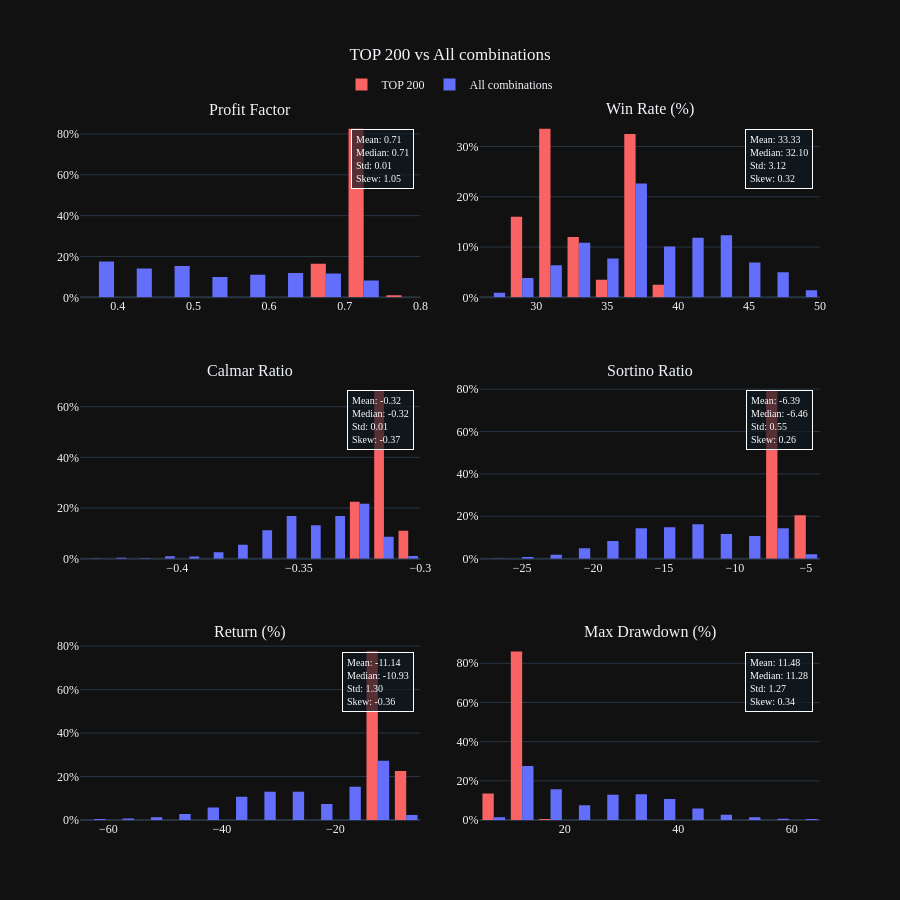

Notebook cell for this chart:
### Markdown cell above
## Combinations compare for TOP 200 vs All combinations

### Code cell
SORT_BY = "profit_factor"

def get_query(limit = True):
    return f"""
        SELECT *
        FROM {TABLE_NAME}
        ORDER BY {SORT_BY} DESC
        {f'LIMIT {TOP_N}' if limit else ''}
    """

top_df = pd.read_sql_query(get_query(), conn)
all_df = pd.read_sql_query(get_query(limit = False), conn)

print(f"Top {TOP_N} combinations")
display(top_df)

combinations_compare_visualizer(
  first_data=top_df,
  second_data=all_df,
  chart_title=f"TOP {TOP_N} vs All combinations",
  first_name="TOP 200",
  second_name="All combinations"
)

### Figure 1 — Plotly figure (JSON) as saved in the notebook; plotly's stock layout.template omitted (floating-point values rounded to 4 significant figures; data arrays with more than 128 entries replaced by an {"elided": "..."} marker saying what was removed)
{"data": [{"histnorm": "percent", "hovertemplate": "Profit Factor: %{x:.2f}<br>Percent: %{y:.1f}%<extra></extra>", "legendgroup": "first", "marker": {"color": "#fa6363"}, "name": "TOP 200", "nbinsx": 15, "showlegend": true, "type": "histogram", "x": {"elided": "200 float values"}, "xaxis": "x", "yaxis": "y"}, {"histnorm": "percent", "hovertemplate": "Profit Factor: %{x:.2f}<br>Percent: %{y:.1f}%<extra></extra>", "legendgroup": "second", "marker": {"color": "#636efa"}, "name": "All combinations", "nbinsx": 15, "showlegend": true, "type": "histogram", "x": {"elided": "2000 float values"}, "xaxis": "x", "yaxis": "y"}, {"histnorm": "percent", "hovertemplate": "Win Rate (%): %{x:.2f}<br>Percent: %{y:.1f}%<extra></extra>", "legendgroup": "first", "marker": {"color": "#fa6363"}, "name": "TOP 200", "nbinsx": 15, "showlegend": false, "type": "histogram", "x": {"elided": "200 float values"}, "xaxis": "x2", "yaxis": "y2"}, {"histnorm": "percent", "hovertemplate": "Win Rate (%): %{x:.2f}<br>Percent: %{y:.1f}%<extra></extra>", "legendgroup": "second", "marker": {"color": "#636efa"}, "name": "All combinations", "nbinsx": 15, "showlegend": false, "type": "histogram", "x": {"elided": "2000 float values"}, "xaxis": "x2", "yaxis": "y2"}, {"histnorm": "percent", "hovertemplate": "Calmar Ratio: %{x:.2f}<br>Percent: %{y:.1f}%<extra></extra>", "legendgroup": "first", "marker": {"color": "#fa6363"}, "name": "TOP 200", "nbinsx": 15, "showlegend": false, "type": "histogram", "x": {"elided": "200 float values"}, "xaxis": "x3", "yaxis": "y3"}, {"histnorm": "percent", "hovertemplate": "Calmar Ratio: %{x:.2f}<br>Percent: %{y:.1f}%<extra></extra>", "legendgroup": "second", "marker": {"color": "#636efa"}, "name": "All combinations", "nbinsx": 15, "showlegend": false, "type": "histogram", "x": {"elided": "2000 float values"}, "xaxis": "x3", "yaxis": "y3"}, {"histnorm": "percent", "hovertemplate": "Sortino Ratio: %{x:.2f}<br>Percent: %{y:.1f}%<extra></extra>", "legendgroup": "first", "marker": {"color": "#fa6363"}, "name": "TOP 200", "nbinsx": 15, "showlegend": false, "type": "histogram", "x": {"elided": "200 float values"}, "xaxis": "x4", "yaxis": "y4"}, {"histnorm": "percent", "hovertemplate": "Sortino Ratio: %{x:.2f}<br>Percent: %{y:.1f}%<extra></extra>", "legendgroup": "second", "marker": {"color": "#636efa"}, "name": "All combinations", "nbinsx": 15, "showlegend": false, "type": "histogram", "x": {"elided": "2000 float values"}, "xaxis": "x4", "yaxis": "y4"}, {"histnorm": "percent", "hovertemplate": "Return (%): %{x:.2f}<br>Percent: %{y:.1f}%<extra></extra>", "legendgroup": "first", "marker": {"color": "#fa6363"}, "name": "TOP 200", "nbinsx": 15, "showlegend": false, "type": "histogram", "x": {"elided": "200 float values"}, "xaxis": "x5", "yaxis": "y5"}, {"histnorm": "percent", "hovertemplate": "Return (%): %{x:.2f}<br>Percent: %{y:.1f}%<extra></extra>", "legendgroup": "second", "marker": {"color": "#636efa"}, "name": "All combinations", "nbinsx": 15, "showlegend": false, "type": "histogram", "x": {"elided": "2000 float values"}, "xaxis": "x5", "yaxis": "y5"}, {"histnorm": "percent", "hovertemplate": "Max Drawdown (%): %{x:.2f}<br>Percent: %{y:.1f}%<extra></extra>", "legendgroup": "first", "marker": {"color": "#fa6363"}, "name": "TOP 200", "nbinsx": 15, "showlegend": false, "type": "histogram", "x": {"elided": "200 float values"}, "xaxis": "x6", "yaxis": "y6"}, {"histnorm": "percent", "hovertemplate": "Max Drawdown (%): %{x:.2f}<br>Percent: %{y:.1f}%<extra></extra>", "legendgroup": "second", "marker": {"color": "#636efa"}, "name": "All combinations", "nbinsx": 15, "showlegend": false, "type": "histogram", "x": {"elided": "2000 float values"}, "xaxis": "x6", "yaxis": "y6"}], "layout": {"annotations": [{"font": {"size": 16}, "showarrow": false, "text": "Profit Factor", "x": 0.23, "xanchor": "center", "xref": "paper", "y": 1, "yanchor": "bottom", "yref": "paper"}, {"font": {"size": 16}, "showarrow": false, "text": "Win Rate (%)", "x": 0.77, "xanchor": "center", "xref": "paper", "y": 1, "yanchor": "bottom", "yref": "paper"}, {"font": {"size": 16}, "showarrow": false, "text": "Calmar Ratio", "x": 0.23, "xanchor": "center", "xref": "paper", "y": 0.6267, "yanchor": "bottom", "yref": "paper"}, {"font": {"size": 16}, "showarrow": false, "text": "Sortino Ratio", "x": 0.77, "xanchor": "center", "xref": "paper", "y": 0.6267, "yanchor": "bottom", "yref": "paper"}, {"font": {"size": 16}, "showarrow": false, "text": "Return (%)", "x": 0.23, "xanchor": "center", "xref": "paper", "y": 0.2533, "yanchor": "bottom", "yref": "paper"}, {"font": {"size": 16}, "showarrow": false, "text": "Max Drawdown (%)", "x": 0.77, "xanchor": "center", "xref": "paper", "y": 0.2533, "yanchor": "bottom", "yref": "paper"}, {"align": "left", "bgcolor": "rgba(17, 27, 33, 0.7)", "bordercolor": "white", "borderpad": 4, "borderwidth": 1, "font": {"color": "white", "size": 10}, "showarrow": false, "text": "Mean: 0.71<br>Median: 0.71<br>Std: 0.01<br>Skew: 1.05", "x": 0.98, "xref": "x domain", "y": 0.95, "yref": "y domain"}, {"align": "left", "bgcolor": "rgba(17, 27, 33, 0.7)", "bordercolor": "white", "borderpad": 4, "borderwidth": 1, "font": {"color": "white", "size": 10}, "showarrow": false, "text": "Mean: 33.33<br>Median: 32.10<br>Std: 3.12<br>Skew: 0.32", "x": 0.98, "xref": "x2 domain", "y": 0.95, "yref": "y2 domain"}, {"align": "left", "bgcolor": "rgba(17, 27, 33, 0.7)", "bordercolor": "white", "borderpad": 4, "borderwidth": 1, "font": {"color": "white", "size": 10}, "showarrow": false, "text": "Mean: -0.32<br>Median: -0.32<br>Std: 0.01<br>Skew: -0.37", "x": 0.98, "xref": "x3 domain", "y": 0.95, "yref": "y3 domain"}, {"align": "left", "bgcolor": "rgba(17, 27, 33, 0.7)", "bordercolor": "white", "borderpad": 4, "borderwidth": 1, "font": {"color": "white", "size": 10}, "showarrow": false, "text": "Mean: -6.39<br>Median: -6.46<br>Std: 0.55<br>Skew: 0.26", "x": 0.98, "xref": "x4 domain", "y": 0.95, "yref": "y4 domain"}, {"align": "left", "bgcolor": "rgba(17, 27, 33, 0.7)", "bordercolor": "white", "borderpad": 4, "borderwidth": 1, "font": {"color": "white", "size": 10}, "showarrow": false, "text": "Mean: -11.14<br>Median: -10.93<br>Std: 1.30<br>Skew: -0.36", "x": 0.98, "xref": "x5 domain", "y": 0.95, "yref": "y5 domain"}, {"align": "left", "bgcolor": "rgba(17, 27, 33, 0.7)", "bordercolor": "white", "borderpad": 4, "borderwidth": 1, "font": {"color": "white", "size": 10}, "showarrow": false, "text": "Mean: 11.48<br>Median: 11.28<br>Std: 1.27<br>Skew: 0.34", "x": 0.98, "xref": "x6 domain", "y": 0.95, "yref": "y6 domain"}, {"font": {"color": "gray", "size": 10}, "showarrow": false, "text": "*Metrics calculated on red bar only", "x": 1, "xanchor": "right", "xref": "paper", "y": -0.15, "yref": "paper"}], "bargap": 0.2, "font": {"family": "JetBrainsMono Nerd Font"}, "height": 900, "legend": {"orientation": "h", "x": 0.5, "xanchor": "center", "y": 1.03, "yanchor": "bottom"}, "margin": {"t": 120}, "title": {"text": "TOP 200 vs All combinations", "x": 0.5, "xanchor": "center"}, "xaxis": {"anchor": "y", "domain": [0, 0.46]}, "xaxis2": {"anchor": "y2", "domain": [0.54, 1]}, "xaxis3": {"anchor": "y3", "domain": [0, 0.46]}, "xaxis4": {"anchor": "y4", "domain": [0.54, 1]}, "xaxis5": {"anchor": "y5", "domain": [0, 0.46]}, "xaxis6": {"anchor": "y6", "domain": [0.54, 1]}, "yaxis": {"anchor": "x", "domain": [0.7467, 1], "ticksuffix": "%"}, "yaxis2": {"anchor": "x2", "domain": [0.7467, 1], "ticksuffix": "%"}, "yaxis3": {"anchor": "x3", "domain": [0.3733, 0.6267], "ticksuffix": "%"}, "yaxis4": {"anchor": "x4", "domain": [0.3733, 0.6267], "ticksuffix": "%"}, "yaxis5": {"anchor": "x5", "domain": [0, 0.2533], "ticksuffix": "%"}, "yaxis6": {"anchor": "x6", "domain": [0, 0.2533], "ticksuffix": "%"}}}
